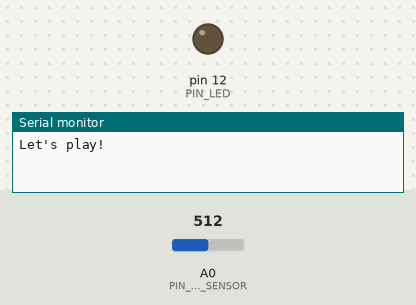
This sketch was run on a simulated Arduino Uno, built with avr-gcc and run on an emulated ATmega328P. Shown: output pins drawn as LEDs (lit = HIGH), the last lines printed to the serial monitor. The test bench sets the inputs (shaded band); at power-on: A0 (PIN_PHOTO_SENSOR) = 512.

Above: at 1.2 s.
1.3 s: A0 (PIN_PHOTO_SENSOR) set to 490
At 2.0 s:
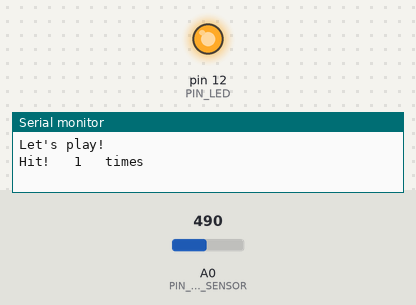
3.8 s: A0 (PIN_PHOTO_SENSOR) set to 514
At 4.8 s:
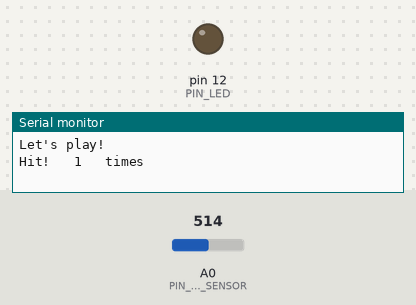
Timing chart, 0 to 6.8 s (numbered marks = the images above; inputs shaded):
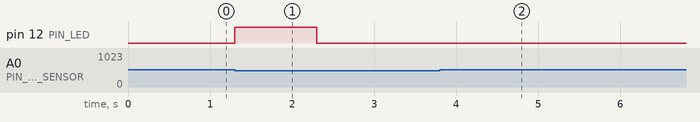

The sketch:

Photoresistor.ino
```cpp
#define PIN_LED 12
#define PIN_PHOTO_SENSOR A0
int number = 1;

void setup()
{
  Serial.begin(9600);
  Serial.println("Let's play!");
  pinMode(PIN_LED, OUTPUT);
}

void loop()
{
  int lightLevel = analogRead(PIN_PHOTO_SENSOR);

  if (lightLevel < 500) {
    digitalWrite(PIN_LED, HIGH);
    Serial.print("Hit!   ");
    Serial.print(number);
    Serial.print("   times");
    Serial.println(" ");
        number += 1;
    delay(1000);
    digitalWrite(PIN_LED, LOW);
    delay(3000);
  }
  else
  {
    digitalWrite(PIN_LED, LOW);
  }
}
```

Measured:
- the behaviour switches between 499 and 500 on A0 (PIN_PHOTO_SENSOR) (found by bisection; images 1 and 2)
- after the input at 1.3 s, pin 12 (PIN_LED): LOW → HIGH at once, → LOW 1.0 s later
- after the input at 3.8 s, pin 12 (PIN_LED): stops changing and stays LOW
